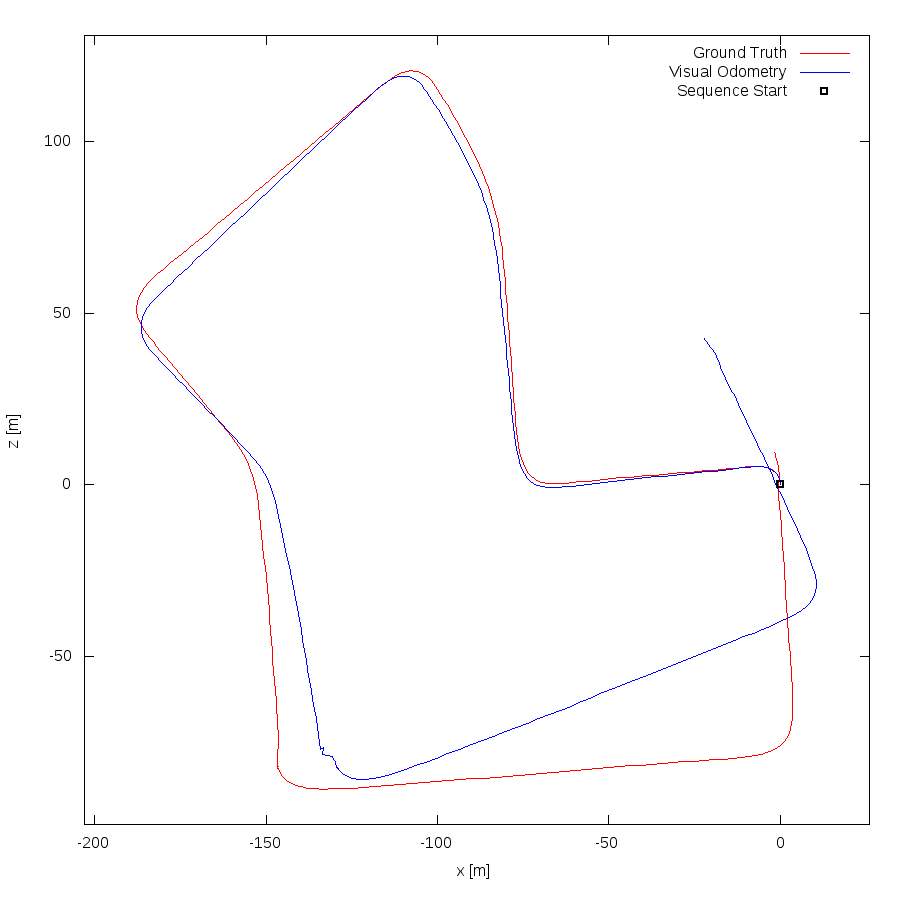

Write the gnuplot code that produced this figure.
set term postscript eps enhanced color
set output "07.eps"
set size ratio -1
set xrange [-203:26]
set yrange [-99:131]
set xlabel "x [m]"
set ylabel "z [m]"
plot "07.txt" using 1:2 lc rgb "#FF0000" title 'Ground Truth' w lines,"07.txt" using 3:4 lc rgb "#0000FF" title 'Visual Odometry' w lines,"< head -1 07.txt" using 1:2 lc rgb "#000000" pt 4 ps 1 lw 2 title 'Sequence Start' w points
